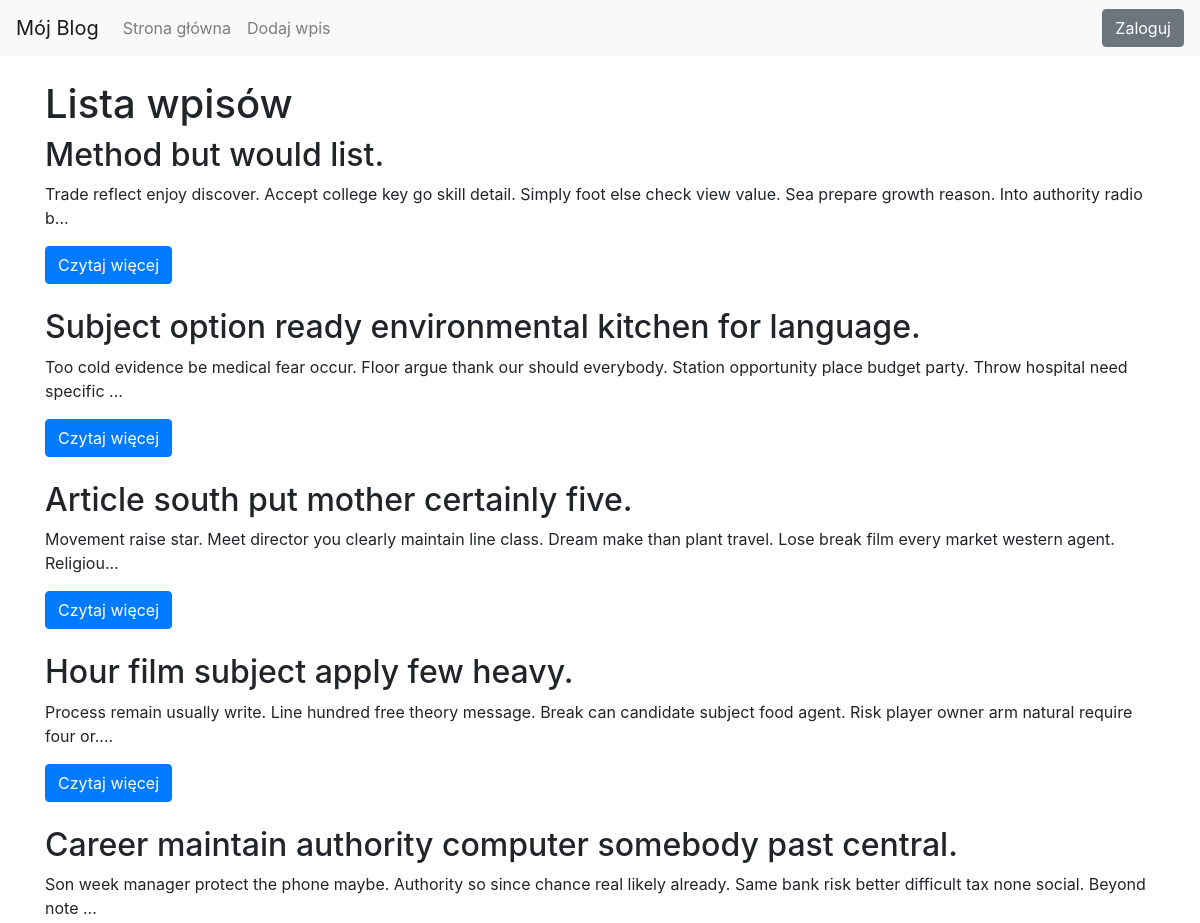
The app's page / (upper part), older data.
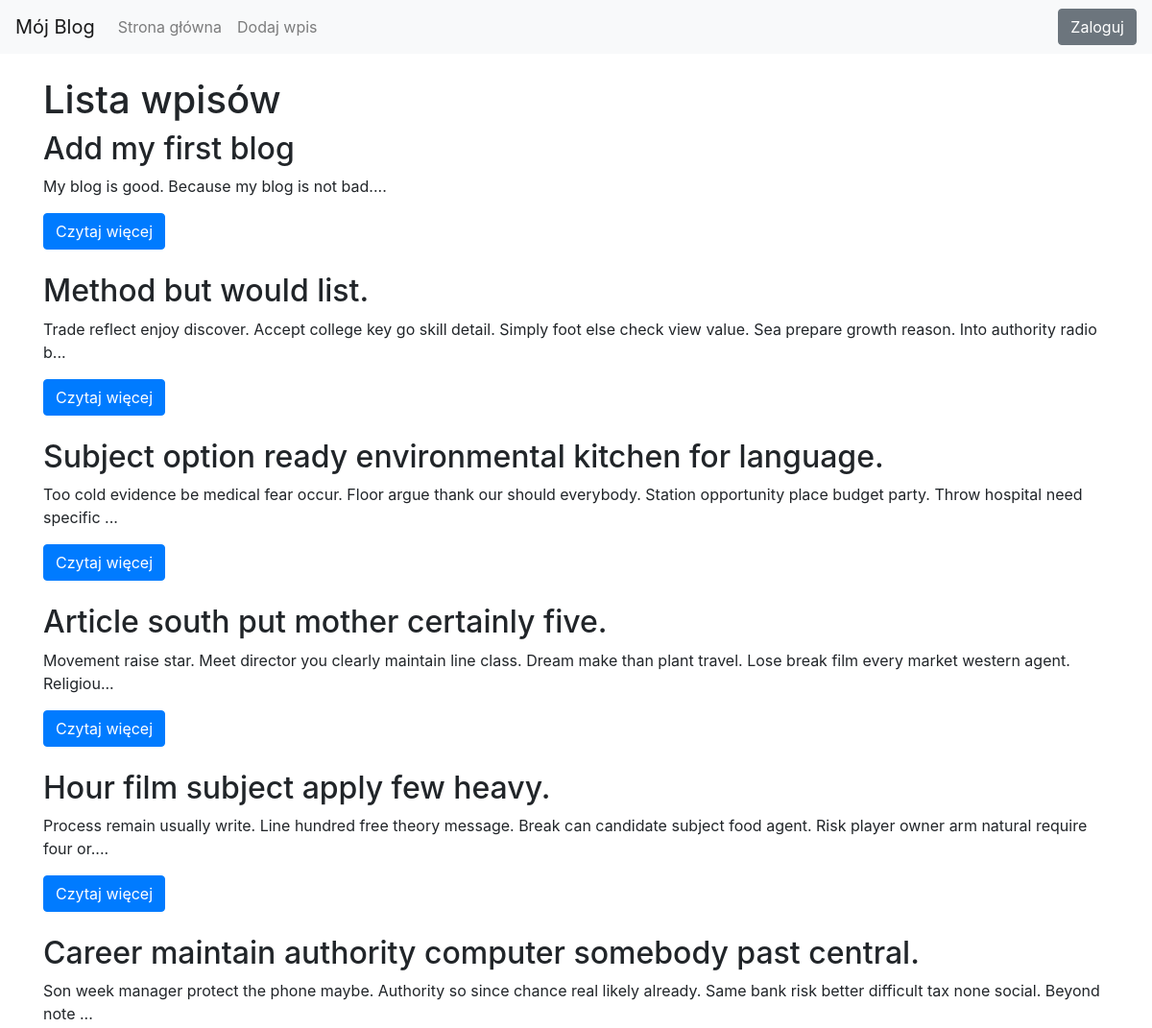
The same page, newer data.
### blog/models.py (models this page shows)
class Entry(db.Model):
    id = db.Column(db.Integer, primary_key=True)
    title = db.Column(db.String(80), nullable=False)
    body = db.Column(db.Text, nullable=False)
    pub_date = db.Column(db.DateTime, nullable=False, default=datetime.datetime.utcnow)
    is_published = db.Column(db.Boolean, default=False)

### blog/routes.py (the view)
@app.route("/")
def index():
    all_posts = Entry.query.filter_by(is_published=True).order_by(Entry.pub_date.desc())
    return render_template("homepage.html", all_posts=all_posts)

### blog/templates/homepage.html (shortened to what this page needs)
{% extends "base.html" %}
{% block content %}
<h1>Lista wpisów</h1>
{% for post in all_posts %}
<div class="post mb-4">
    <div class="d-flex justify-content-between align-items-center">
        <h2 class="d-inline-block">{{ post.title }}</h2>
    </div>
    <p>{{ post.body[:150] }}...</p>
    <a href="{{ url_for('index', entry_id=post.id) }}" class="btn btn-primary">Czytaj więcej</a>
</div>
{% endfor %}
{% endblock %}

Row changes from the older to the newer data that the page shows:
added Entry: title "Add my first blog", body "My blog is good. Because my blog is not bad."
